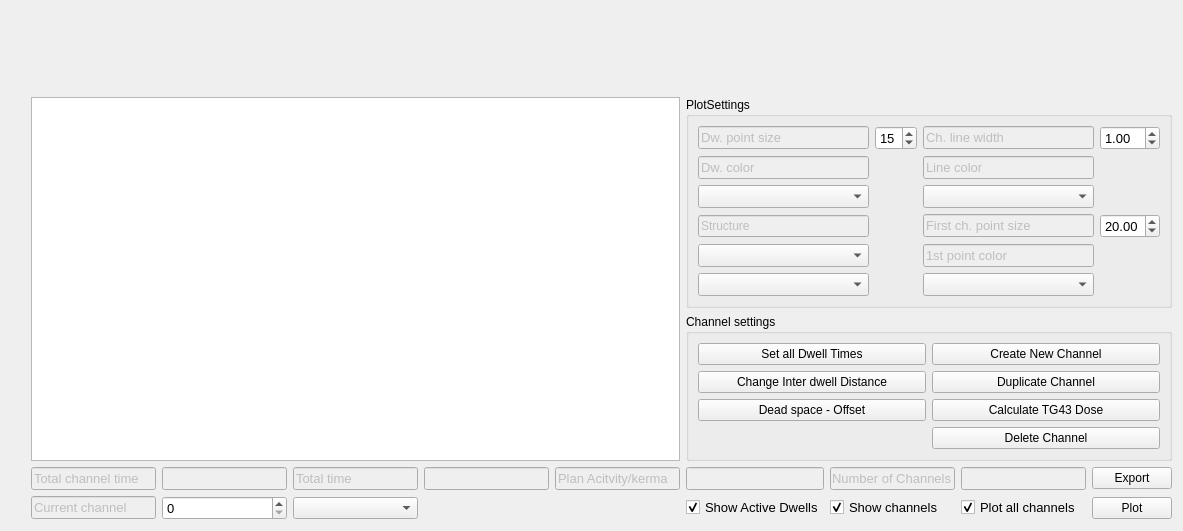
              <widget class="QWidget" name="Br_tab_42">
               <attribute name="title">
                <string>Plan</string>
               </attribute>
               <layout class="QGridLayout" name="gridLayout_48">
                <item row="0" column="0">
                 <spacer name="verticalSpacer_9">
                  <property name="orientation">
                   <enum>Qt::Vertical</enum>
                  </property>
                  <property name="sizeHint" stdset="0">
                   <size>
                    <width>20</width>
                    <height>40</height>
                   </size>
                  </property>
                 </spacer>
                </item>
                <item row="0" column="1" rowspan="2" colspan="5">
                 <widget class="QWidget" name="brachy_ax_01" native="true"/>
                </item>
                <item row="0" column="6" rowspan="2" colspan="4">
                 <widget class="QWidget" name="brachy_ax_02" native="true"/>
                </item>
                <item row="1" column="0">
                 <spacer name="verticalSpacer_11">
                  <property name="orientation">
                   <enum>Qt::Vertical</enum>
                  </property>
                  <property name="sizeHint" stdset="0">
                   <size>
                    <width>20</width>
                    <height>40</height>
                   </size>
                  </property>
                 </spacer>
                </item>
                <item row="2" column="0">
                 <spacer name="verticalSpacer_10">
                  <property name="orientation">
                   <enum>Qt::Vertical</enum>
                  </property>
                  <property name="sizeHint" stdset="0">
                   <size>
                    <width>20</width>
                    <height>40</height>
                   </size>
                  </property>
                 </spacer>
                </item>
                <item row="2" column="1" rowspan="2" colspan="5">
                 <widget class="QTableWidget" name="brachy_table_02">
                  <property name="font">
                   <font>
                    <pointsize>12</pointsize>
                   </font>
                  </property>
                 </widget>
                </item>
                <item row="3" column="0">
                 <spacer name="verticalSpacer_8">
                  <property name="orientation">
                   <enum>Qt::Vertical</enum>
                  </property>
                  <property name="sizeHint" stdset="0">
                   <size>
                    <width>20</width>
                    <height>40</height>
                   </size>
                  </property>
                 </spacer>
                </item>
                <item row="4" column="1">
                 <widget class="QLineEdit" name="lineEdit_51">
                  <property name="enabled">
                   <bool>false</bool>
                  </property>
                  <property name="font">
                   <font>
                    <pointsize>10</pointsize>
                   </font>
                  </property>
                  <property name="text">
                   <string>Total channel time</string>
                  </property>
                 </widget>
                </item>
                <item row="4" column="2">
                 <widget class="QLineEdit" name="brachy_ch_time">
                  <property name="enabled">
                   <bool>false</bool>
                  </property>
                  <property name="font">
                   <font>
                    <pointsize>10</pointsize>
                   </font>
                  </property>
                 </widget>
                </item>
                <item row="4" column="3">
                 <widget class="QLineEdit" name="lineEdit_52">
                  <property name="enabled">
                   <bool>false</bool>
                  </property>
                  <property name="font">
                   <font>
                    <pointsize>10</pointsize>
                   </font>
                  </property>
                  <property name="text">
                   <string>Total time</string>
                  </property>
                 </widget>
                </item>
                <item row="4" column="4">
                 <widget class="QLineEdit" name="brachy_total_time">
                  <property name="enabled">
                   <bool>false</bool>
                  </property>
                  <property name="font">
                   <font>
                    <pointsize>10</pointsize>
                   </font>
                  </property>
                 </widget>
                </item>
                <item row="4" column="5">
                 <widget class="QLineEdit" name="lineEdit_54">
                  <property name="enabled">
                   <bool>false</bool>
                  </property>
                  <property name="font">
                   <font>
                    <pointsize>10</pointsize>
                   </font>
                  </property>
                  <property name="text">
                   <string>Plan Acitvity/kerma</string>
                  </property>
                 </widget>
                </item>
                <item row="4" column="6">
                 <widget class="QLineEdit" name="brachy_plan_Ac">
                  <property name="enabled">
                   <bool>false</bool>
                  </property>
                  <property name="font">
                   <font>
                    <pointsize>10</pointsize>
                   </font>
                  </property>
                 </widget>
                </item>
                <item row="4" column="7">
                 <widget class="QLineEdit" name="lineEdit_53">
                  <property name="enabled">
                   <bool>false</bool>
                  </property>
                  <property name="font">
                   <font>
                    <pointsize>10</pointsize>
                   </font>
                  </property>
                  <property name="text">
                   <string>Number of Channels</string>
                  </property>
                 </widget>
                </item>
                <item row="4" column="8">
                 <widget class="QLineEdit" name="brachy_N_channels">
                  <property name="enabled">
                   <bool>false</bool>
                  </property>
                  <property name="font">
                   <font>
                    <pointsize>10</pointsize>
                   </font>
                  </property>
                 </widget>
                </item>
                <item row="4" column="9">
                 <widget class="QPushButton" name="pushButton">
                  <property name="text">
                   <string>Export</string>
                  </property>
                 </widget>
                </item>
                <item row="5" column="1">
                 <widget class="QLineEdit" name="lineEdit_55">
                  <property name="enabled">
                   <bool>false</bool>
                  </property>
                  <property name="font">
                   <font>
                    <pointsize>10</pointsize>
                   </font>
                  </property>
                  <property name="text">
                   <string>Current channel</string>
                  </property>
                 </widget>
                </item>
                <item row="5" column="2">
                 <widget class="QSpinBox" name="brachy_spinBox_02">
                  <property name="font">
                   <font>
                    <pointsize>10</pointsize>
                   </font>
                  </property>
                 </widget>
                </item>
                <item row="5" column="3">
                 <widget class="QComboBox" name="brachy_combobox_02"/>
                </item>
                <item row="5" column="6">
                 <widget class="QCheckBox" name="checkBox_show_dw_plot">
                  <property name="font">
                   <font>
                    <pointsize>10</pointsize>
                   </font>
                  </property>
                  <property name="text">
                   <string>Show Active Dwells</string>
                  </property>
                  <property name="checked">
                   <bool>true</bool>
                  </property>
                 </widget>
                </item>
                <item row="5" column="7">
                 <widget class="QCheckBox" name="checkBox_show_ch_plot">
                  <property name="font">
                   <font>
                    <pointsize>10</pointsize>
                   </font>
                  </property>
                  <property name="text">
                   <string>Show channels</string>
                  </property>
                  <property name="checked">
                   <bool>true</bool>
                  </property>
                 </widget>
                </item>
                <item row="5" column="8">
                 <widget class="QCheckBox" name="checkBox_dw_ch_plot">
                  <property name="font">
                   <font>
                    <pointsize>10</pointsize>
                   </font>
                  </property>
                  <property name="text">
                   <string>Plot all channels</string>
                  </property>
                  <property name="checked">
                   <bool>true</bool>
                  </property>
                 </widget>
                </item>
                <item row="5" column="9">
                 <widget class="QPushButton" name="brachy_ch_plot">
                  <property name="text">
                   <string>Plot</string>
                  </property>
                 </widget>
                </item>
                <item row="2" column="6" colspan="4">
                 <widget class="QGroupBox" name="groupBox_11">
                  <property name="title">
                   <string>PlotSettings</string>
                  </property>
                  <layout class="QGridLayout" name="gridLayout_46">
                   <item row="1" column="3">
                    <widget class="QDoubleSpinBox" name="brachy_ch_line_width">
                     <property name="font">
                      <font>
                       <pointsize>10</pointsize>
                      </font>
                     </property>
                     <property name="value">
                      <double>1.000000000000000</double>
                     </property>
                    </widget>
                   </item>
                   <item row="7" column="2">
                    <widget class="QComboBox" name="brachy_ch_p1_color">
                     <property name="font">
                      <font>
                       <pointsize>10</pointsize>
                      </font>
                     </property>
                    </widget>
                   </item>
                   <item row="2" column="2">
                    <widget class="QLineEdit" name="lineEdit_60">
                     <property name="enabled">
                      <bool>false</bool>
                     </property>
                     <property name="font">
                      <font>
                       <pointsize>10</pointsize>
                      </font>
                     </property>
                     <property name="text">
                      <string>Line color</string>
                     </property>
                    </widget>
                   </item>
                   <item row="1" column="1">
                    <widget class="QSpinBox" name="brachy_dw_size">
                     <property name="font">
                      <font>
                       <pointsize>10</pointsize>
                      </font>
                     </property>
                     <property name="value">
                      <number>15</number>
                     </property>
                    </widget>
                   </item>
                   <item row="1" column="2">
                    <widget class="QLineEdit" name="lineEdit_57">
                     <property name="enabled">
                      <bool>false</bool>
                     </property>
                     <property name="font">
                      <font>
                       <pointsize>10</pointsize>
                      </font>
                     </property>
                     <property name="text">
                      <string>Ch. line width</string>
                     </property>
                    </widget>
                   </item>
                   <item row="4" column="3">
                    <widget class="QDoubleSpinBox" name="brachy_ch_size">
                     <property name="font">
                      <font>
                       <pointsize>10</pointsize>
                      </font>
                     </property>
                     <property name="value">
                      <double>20.000000000000000</double>
                     </property>
                    </widget>
                   </item>
                   <item row="1" column="0">
                    <widget class="QLineEdit" name="lineEdit_56">
                     <property name="enabled">
                      <bool>false</bool>
                     </property>
                     <property name="font">
                      <font>
                       <pointsize>10</pointsize>
                      </font>
                     </property>
                     <property name="text">
                      <string>Dw. point size</string>
                     </property>
                    </widget>
                   </item>
                   <item row="4" column="2">
                    <widget class="QLineEdit" name="lineEdit_58">
                     <property name="enabled">
                      <bool>false</bool>
                     </property>
                     <property name="font">
                      <font>
                       <pointsize>10</pointsize>
                      </font>
                     </property>
                     <property name="text">
                      <string>First ch. point size</string>
                     </property>
                    </widget>
                   </item>
                   <item row="3" column="2">
                    <widget class="QComboBox" name="brachy_line_color">
                     <property name="font">
                      <font>
                       <pointsize>10</pointsize>
                      </font>
                     </property>
                    </widget>
                   </item>
                   <item row="2" column="0">
                    <widget class="QLineEdit" name="lineEdit_59">
                     <property name="enabled">
                      <bool>false</bool>
                     </property>
                     <property name="font">
                      <font>
                       <pointsize>10</pointsize>
                      </font>
                     </property>
                     <property name="text">
                      <string>Dw. color</string>
                     </property>
                    </widget>
                   </item>
                   <item row="3" column="0">
                    <widget class="QComboBox" name="brachy_dw_color">
                     <property name="font">
                      <font>
                       <pointsize>10</pointsize>
                      </font>
                     </property>
                    </widget>
                   </item>
                   <item row="5" column="2">
                    <widget class="QLineEdit" name="lineEdit_61">
                     <property name="enabled">
                      <bool>false</bool>
                     </property>
                     <property name="font">
                      <font>
                       <pointsize>10</pointsize>
                      </font>
                     </property>
                     <property name="text">
                      <string>1st point color</string>
                     </property>
                    </widget>
                   </item>
                   <item row="4" column="0">
                    <widget class="QLineEdit" name="lineEdit_62">
                     <property name="enabled">
                      <bool>false</bool>
                     </property>
                     <property name="text">
                      <string>Structure</string>
                     </property>
                    </widget>
                   </item>
                   <item row="5" column="0">
                    <widget class="QComboBox" name="brachy_struc_show_01">
                     <property name="font">
                      <font>
                       <pointsize>10</pointsize>
                      </font>
                     </property>
                    </widget>
                   </item>
                   <item row="7" column="0">
                    <widget class="QComboBox" name="brachy_struc_show_02">
                     <property name="font">
                      <font>
                       <pointsize>10</pointsize>
                      </font>
                     </property>
                    </widget>
                   </item>
                  </layout>
                 </widget>
                </item>
                <item row="3" column="6" colspan="4">
                 <widget class="QGroupBox" name="Brachy_groupBox_12">
                  <property name="title">
                   <string>Channel settings</string>
                  </property>
                  <layout class="QGridLayout" name="gridLayout_49">
                   <item row="1" column="0">
                    <widget class="QPushButton" name="Brachy_setalldwtimes">
                     <property name="text">
                      <string>Set all Dwell Times</string>
                     </property>
                    </widget>
                   </item>
                   <item row="1" column="1">
                    <widget class="QPushButton" name="Brachy_create_new_channel">
                     <property name="text">
                      <string>Create New Channel</string>
                     </property>
                    </widget>
                   </item>
                   <item row="2" column="1">
                    <widget class="QPushButton" name="Brachy_DuplicateChannel">
                     <property name="text">
                      <string>Duplicate Channel</string>
                     </property>
                    </widget>
                   </item>
                   <item row="2" column="0">
                    <widget class="QPushButton" name="Brachy_setIDD_distance">
                     <property name="text">
                      <string>Change Inter dwell Distance</string>
                     </property>
                    </widget>
                   </item>
                   <item row="3" column="0">
                    <widget class="QPushButton" name="Brachy_DeadSpace_Offset">
                     <property name="text">
                      <string>Dead space - Offset</string>
                     </property>
                    </widget>
                   </item>
                   <item row="4" column="1">
                    <widget class="QPushButton" name="Brachy_DeleteChannel">
                     <property name="text">
                      <string>Delete Channel</string>
                     </property>
                    </widget>
                   </item>
                   <item row="3" column="1">
                    <widget class="QPushButton" name="Brachy_Calcualte_TG43">
                     <property name="text">
                      <string>Calculate TG43 Dose</string>
                     </property>
                    </widget>
                   </item>
                  </layout>
                 </widget>
                </item>
               </layout>
              </widget>
